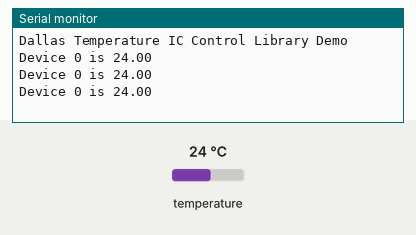
Bench run of a sketch on a simulated Arduino Uno, built with avr-gcc and run on an emulated ATmega328P. Shown: the last lines printed to the serial monitor. The test bench sets the inputs (shaded band); at power-on: temperature 24 °C.

Above: at 2.3 s.
2.4 s: temperature set to 12 °C
At 3.4 s:
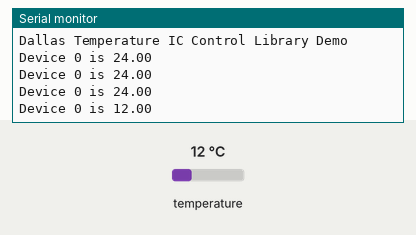
3.9 s: temperature set to 19 °C
At 3.9 s:
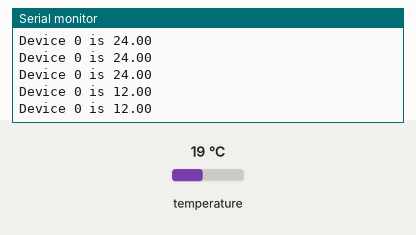
Timing chart, 0 to 6.9 s (numbered marks = the images above; inputs shaded):
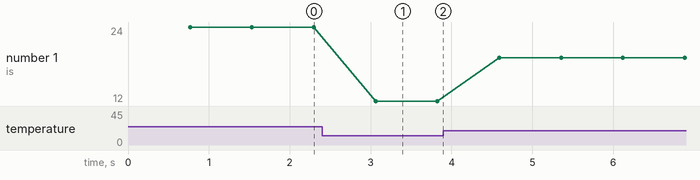

Measured:
- after the input at 2.4 s, the serial monitor: prints a new line after 0.66 s (image 1)
- plotted number 1: 24 → 12 after the input at 2.4 s, 12 → 19 after the input at 3.9 s

The sketch:

ds1820b_test2.ino
```cpp
#include <OneWire.h>
#include <DallasTemperature.h>

// Data wire is plugged into pin 2 on the Arduino
#define ONE_WIRE_BUS 2

// Setup a oneWire instance to communicate with any OneWire devices
// (not just Maxim/Dallas temperature ICs)
OneWire oneWire(ONE_WIRE_BUS);

// Pass our oneWire reference to Dallas Temperature.
DallasTemperature sensors(&oneWire);

//define some variables
int deviceCount; //this is for a device count

void setup(void)
{
  // start serial port
  Serial.begin(9600);
  Serial.println("Dallas Temperature IC Control Library Demo");

  // Start up the library
  sensors.begin();
}


void loop(void)
{
  deviceCount = sensors.getDeviceCount(); //get a count all all ds18b20s
  sensors.requestTemperatures(); // Send the command to get temperatures
  //Serial.print(sensors.getTempCByIndex(0));
  for (int i = 0; i < deviceCount; i++)
  {
    Serial.print("Device ");
    Serial.print(i);
    Serial.print(" is ");
    Serial.print(sensors.getTempCByIndex(i));
    Serial.print("\n");
  }  // end of for


}
/*

#include <OneWire.h>
#include <DallasTemperature.h>

// Data wire is plugged into these pins on the Arduino
#define TEMP 10

// Setup a oneWire instance to communicate with any OneWire devices (not just Maxim/Dallas temperature ICs)
OneWire oneWire1(TEMP);

// Pass our oneWire reference to Dallas Temperature.
DallasTemperature sensors1(&oneWire1);

void setup(void)
{
// start serial port
Serial.begin(9600);
Serial.println("Sean's Program");

// Start up the library
sensors1.begin();

}

void loop(void)
{
// call sensors.requestTemperatures() to issue a global temperature
// request to all devices on the bus
Serial.println("Requesting temperatures...");
sensors1.requestTemperatures(); // Send the command to get temperatures from sensor1

Serial.println(""); // Creates a line of space

// Now we run through every temperature sensor found on the 1wire bus on pin 10
Serial.print("A = ");
Serial.println(sensors1.getTempCByIndex(0)); // Why "byIndex"? You can have more than one IC on the same bus. 0 refers to the first IC on the wire
Serial.print("B = ");
Serial.println(sensors1.getTempCByIndex(1));
Serial.print("C = ");
Serial.println(sensors1.getTempCByIndex(2));
Serial.print("D = ");
Serial.println(sensors1.getTempCByIndex(3));
Serial.print("E = ");
Serial.println(sensors1.getTempCByIndex(4));
Serial.print("F = ");
Serial.println(sensors1.getTempCByIndex(5));
Serial.print("G = ");
Serial.println(sensors1.getTempCByIndex(6));
Serial.print("H = ");
Serial.println(sensors1.getTempCByIndex(7));
Serial.print("I = ");
Serial.println(sensors1.getTempCByIndex(8));
Serial.print("J = ");
Serial.println(sensors1.getTempCByIndex(9));
Serial.print("K = ");
Serial.println(sensors1.getTempCByIndex(10));

Serial.println(""); //creates a line of space
Serial.println(""); //creates a line of space

}*/
```
